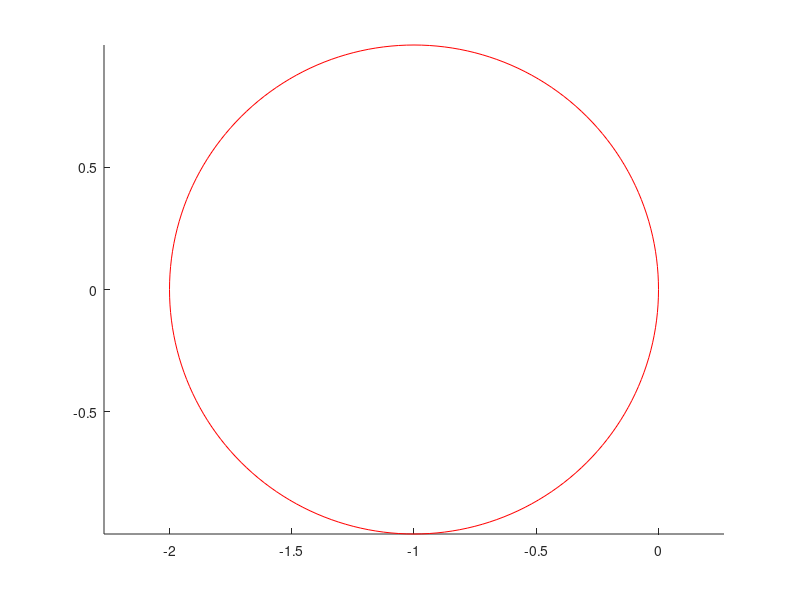

This figure's MATLAB source: (Note: this script raises an error after producing the figure.)

clf
axis equal
hold on
x1=-1;
y1=0;
rc1=1;
[x,y,z] = cylinder(rc1,200);
plot(x(1,:)+x1,y(1,:)+y1,'r')
X1 = zeros(50,2);
for t=1:50
[x,y]=cirrdnPJ(x1,y1,rc1);
 X1(t,:) = [x y];
plot(x,y,'x'); 
end
hold on
x2= 1;
y2 = 0;
rc2 = 1;
[x,y,z] = cylinder(rc2,200);
plot(x(1,:)+x2,y(1,:)+y2,'r')
X2 = zeros(50,2);
for t=1:50    
[x,y]=cirrdnPJ(x2,y2,rc2);
X2(t,:) = [x y];
plot(x,y,'x');
end
X = [X1;X2];
pause;
hold on
[A,b,c,Aeq,beq]= lin(X',2);
lb = zeros(1,10100);
ub = ones(1,10100);
rtn = linprog(c,A,b,Aeq,beq,lb,ub);
zpq = rtn(1:10000,:);
%generated 100 points
[A1,b1,c1,Aeq1,beq1,lb1,ub1]= lindual(X',2);
[rtn1,fval] = linprog(-c1,A1,b1,Aeq1,beq1,lb1,ub1);
rtn1(1:100)
fval
zz = reshape(zpq,[100,100]);
zz = zz';
yp = rtn(10000:10100,:);
ctr = find(yp);
ctr
% two centers
c1 = X(ctr(1),:);
c2 = X(ctr(2),:);
cc = [c1;c2];
plot(cc(:,1),cc(:,2),'*'); 
hold on
%Highlight the two centers 
gp1 = zz(ctr(1),:);
g1 = find(gp1);
gg1 = X(g1,:);
plot(gg1(:,1),gg1(:,2),'o');
gp2 = zz(ctr(2),:);
g2 = find(gp2);
gg2 = X(g2,:);
plot(gg2(:,1),gg2(:,2),'o');
gp = [gp1;gp2];  
